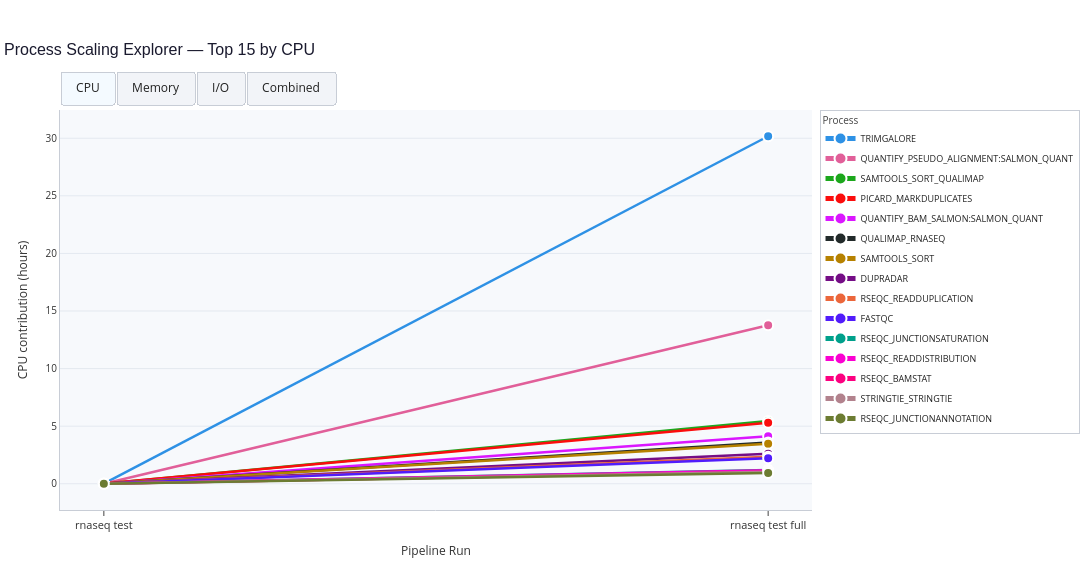

The notebook cell saved with this chart:
### Markdown cell above
### Process Scaling Explorer (interactive)

Scaling curves per process for the top contributors per resource type. Use the buttons to switch between CPU, Memory, and I/O views. Click a process in the legend to show or hide it across all views.

### Code cell
TOP_PROC = 15  # top N processes shown per resource type

RESOURCE_COLORS = {
    "CPU": "#E63946",
    "Memory": "#457B9D",
    "I/O": "#2A9D8F",
    "Combined": "#6A4C93",
}

# Build long-form DataFrame: one row per (process × run)
records = []
for trace_file, run_label in zip(trace_files, labels):
    filename = trace_file.stem
    subset = per_process_df[per_process_df["filename"] == filename].copy()
    subset["run_label"] = run_label
    records.append(subset)

long_df = pd.concat(records, ignore_index=True)

for col in ["cpu_contrib", "mem_contrib", "io_contrib"]:
    long_df[col + "_h"] = long_df[col] / (1000 * 3600)

long_df["total_contrib_h"] = (
    long_df["cpu_contrib_h"] + long_df["mem_contrib_h"] + long_df["io_contrib_h"]
)

run_order = {lbl: i for i, lbl in enumerate(labels)}
long_df["run_idx"] = long_df["run_label"].map(run_order)

# Top processes per resource (by total contribution across all runs)
top_cpu = (
    long_df.groupby("process")["cpu_contrib_h"].sum().nlargest(TOP_PROC).index.tolist()
)
top_mem = (
    long_df.groupby("process")["mem_contrib_h"].sum().nlargest(TOP_PROC).index.tolist()
)
top_io = (
    long_df.groupby("process")["io_contrib_h"].sum().nlargest(TOP_PROC).index.tolist()
)
top_combined = (
    long_df.groupby("process")["total_contrib_h"]
    .sum()
    .nlargest(TOP_PROC)
    .index.tolist()
)

# Stable color per process
palette = plotly.colors.qualitative.Dark24 + plotly.colors.qualitative.Light24
all_procs = list(dict.fromkeys(top_cpu + top_mem + top_io + top_combined))
proc_color = {p: palette[i % len(palette)] for i, p in enumerate(all_procs)}

# Display name lookup
proc_display = {}
for proc in all_procs:
    row = long_df[long_df["process"] == proc]
    if not row.empty:
        proc_display[proc] = row["process_display"].iloc[0]

resource_config = [
    ("CPU", top_cpu, "cpu_contrib_h", "CPU contribution (hours)"),
    ("Memory", top_mem, "mem_contrib_h", "Memory contribution (hours)"),
    ("I/O", top_io, "io_contrib_h", "I/O contribution (hours)"),
    ("Combined", top_combined, "total_contrib_h", "Combined contribution (hours)"),
]

fig = go.Figure()
trace_ranges = {}

for resource, procs, metric, _ in resource_config:
    start = len(fig.data)
    is_first_resource = resource == "CPU"
    # Track legend entries per resource so each view has its own legend
    legend_shown_for_resource = set()

    for proc in procs:
        subset = long_df[long_df["process"] == proc].sort_values("run_idx")
        if subset.empty:
            continue
        display_name = proc_display.get(proc, proc)
        color = proc_color.get(proc, "#888888")

        show_in_legend = display_name not in legend_shown_for_resource
        if show_in_legend:
            legend_shown_for_resource.add(display_name)

        customdata = [
            [
                row.cpu_contrib_h,
                row.mem_contrib_h,
                row.io_contrib_h,
                row.total_contrib_h,
                row.run_label,
            ]
            for row in subset.itertuples()
        ]
        rc = RESOURCE_COLORS["CPU"]
        mc = RESOURCE_COLORS["Memory"]
        ic = RESOURCE_COLORS["I/O"]
        cc = RESOURCE_COLORS["Combined"]
        hovertemplate = (
            f"<b>{display_name}</b><br>"
            "<i>%{customdata[4]}</i><br>"
            "<br>"
            f"<b style='color:{rc}'>CPU</b>      %{{customdata[0]:.3f}} h<br>"
            f"<b style='color:{mc}'>Memory</b>   %{{customdata[1]:.3f}} h<br>"
            f"<b style='color:{ic}'>I/O</b>      %{{customdata[2]:.3f}} h<br>"
            f"<b style='color:{cc}'>Combined</b> %{{customdata[3]:.3f}} h"
            "<extra></extra>"
        )

        fig.add_trace(
            go.Scatter(
                x=subset["run_label"].tolist(),
                y=subset[metric].tolist(),
                mode="lines+markers",
                name=display_name,
                legendgroup=f"{resource}_{display_name}",
                showlegend=show_in_legend,
                customdata=customdata,
                hovertemplate=hovertemplate,
                marker=dict(
                    size=10,
                    color=color,
                    line=dict(width=2, color="white"),
                    symbol="circle",
                ),
                line=dict(width=2.5, color=color),
                visible=is_first_resource,
            )
        )

    trace_ranges[resource] = (start, len(fig.data))

total_traces = len(fig.data)


def vis_list(active_resource):
    result = [False] * total_traces
    s, e = trace_ranges[active_resource]
    for i in range(s, e):
        result[i] = True
    return result


buttons = [
    dict(
        label=f" {res} ",
        method="update",
        args=[
            {"visible": vis_list(res)},
            {
                "yaxis.title.text": ytitle,
                "title.text": f"Process Scaling Explorer — Top {TOP_PROC} by {res}",
            },
        ],
    )
    for res, _, _, ytitle in resource_config
]

fig.update_layout(
    title=dict(
        text=f"Process Scaling Explorer — Top {TOP_PROC} by CPU",
        font=dict(size=16, color="#1a1a2e", family="sans-serif"),
        x=0,
        xanchor="left",
        pad=dict(l=4, b=10),
    ),
    updatemenus=[
        dict(
            type="buttons",
            direction="right",
            x=0.0,
            xanchor="left",
            y=1.0,
            yanchor="bottom",
            pad=dict(r=6, t=6, b=6),
            buttons=buttons,
            showactive=True,
            bgcolor="#f2f4f8",
            bordercolor="#c8cdd6",
            borderwidth=1,
            font=dict(size=12, color="#222"),
            active=0,
        )
    ],
    xaxis=dict(
        title=dict(text="Pipeline Run", font=dict(size=12, color="#333")),
        tickfont=dict(size=11, color="#333"),
        showgrid=False,
        linecolor="#c8cdd6",
        linewidth=1,
        showline=True,
        ticks="outside",
        ticklen=5,
    ),
    yaxis=dict(
        title=dict(text="CPU contribution (hours)", font=dict(size=12, color="#333")),
        tickfont=dict(size=10, color="#333"),
        gridcolor="#e4e9f0",
        gridwidth=1,
        zeroline=False,
        linecolor="#c8cdd6",
        linewidth=1,
        showline=True,
    ),
    hovermode="closest",
    hoverlabel=dict(
        bgcolor="#e8edf3",
        bordercolor="#c8cdd6",
        font=dict(size=11, color="#2d3436"),
        namelength=0,
    ),
    height=580,
    width=1100,
    plot_bgcolor="#f7f9fc",
    paper_bgcolor="white",
    legend=dict(
        title=dict(text="Process", font=dict(size=10, color="#444")),
        font=dict(size=9, color="#222"),
        bgcolor="rgba(255,255,255,0.97)",
        bordercolor="#c8cdd6",
        borderwidth=1,
        groupclick="togglegroup",
        itemsizing="constant",
        tracegroupgap=1,
        x=1.01,
        xanchor="left",
        y=1,
        yanchor="top",
    ),
    margin=dict(t=110, r=240, l=60, b=70),
)

fig.show()

# ── Combined ranking table ─────────────────────────────────────────────────────
print(f"\n{'─'*65}")
print(f"  TOP {TOP_PROC} PROCESSES — COMBINED (CPU + Memory + I/O)")
print(f"{'─'*65}")
combined_totals = (
    long_df.groupby("process")[
        ["cpu_contrib_h", "mem_contrib_h", "io_contrib_h", "total_contrib_h"]
    ]
    .sum()
    .nlargest(TOP_PROC, "total_contrib_h")
    .reset_index()
)
combined_totals["process_display"] = make_unique_display_labels(
    combined_totals["process"], max_len=45
)
combined_totals = combined_totals[
    [
        "process_display",
        "cpu_contrib_h",
        "mem_contrib_h",
        "io_contrib_h",
        "total_contrib_h",
    ]
].copy()
combined_totals.columns = [
    "Process",
    "CPU (h)",
    "Memory (h)",
    "I/O (h)",
    "Combined (h)",
]
for c in ["CPU (h)", "Memory (h)", "I/O (h)", "Combined (h)"]:
    combined_totals[c] = combined_totals[c].round(3)
print(combined_totals.to_string(index=False))
print(f"{'─'*65}")
print("Note: combined score = sum of CPU + Memory + I/O contribution hours (all runs).")
